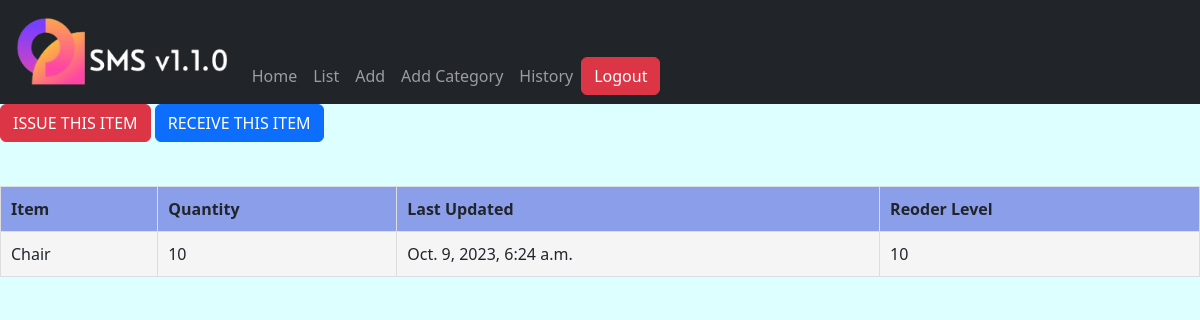
Before: /stock/detail/16/ (signed in) with the older database file.
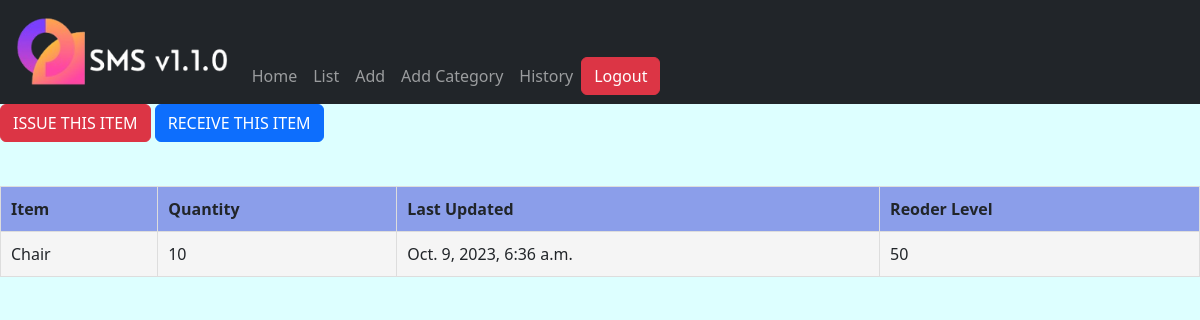
After: the same page with the newer database file.
### stockmgt/models.py (models this page shows, shortened)
class Stock(models.Model):
    category = models.ForeignKey(Category, on_delete=models.CASCADE, blank=True, null=True)
    item_name = models.CharField(max_length=50, blank=True, null=True)
    quantity = models.IntegerField(default='0', blank=True, null=True)
    receive_quantity = models.IntegerField(default='0', blank=True, null=True)
    receive_by = models.CharField(max_length=50, blank=True, null=True)
    issue_quantity = models.IntegerField(default='0', blank=True, null=True)
    issue_by = models.CharField(max_length=50, blank=True, null=True)
    issue_to = models.CharField(max_length=50, blank=True, null=True)
    phone_number = models.CharField(max_length=50, blank=True, null=True)
    created_by = models.CharField(max_length=50, blank=True, null=True)
    reorder_level = models.IntegerField(default='0', blank=True, null=True)
    timestamp = models.DateTimeField(auto_now_add=True, auto_now=False)
    last_updated = models.DateTimeField(auto_now_add=False, auto_now=True)
    export_to_CSV = models.BooleanField(default=False)

### stockmgt/views.py (the view)
# urls.py: path('detail/<str:id>/', stock_detail, name="detail"),
@login_required(login_url=('/accounts/login'))
def stock_detail(request, id):
    queryset = Stock.objects.get(id=id)
    context={
        'queryset': queryset,
    }
    return render(request, 'stock/detail.html', context)

### stockmgt/templates/stock/detail.html
{% extends 'base.html' %}
{% load bootstrap5 %}
{% block content %}
        <a href='{% url "stock:issue" id=queryset.id%}'><div class='btn btn-danger'>ISSUE THIS ITEM</div></a>
        <a href='{% url "stock:receive" id=queryset.id%}'><div class='btn btn-primary'>RECEIVE THIS ITEM</div></a>
        <br><br>
        <div>
          <table>
                  <tr>
                    <th>Item</th>
                    <th>Quantity</th>
                    <th>Last Updated</th>
                    <th>Reoder Level</th>
                  </tr>
                  <tr>
                    <td>{{queryset.item_name}}</td>
                    <td>{{queryset.quantity}}</td>
                    <td>{{queryset.last_updated}}</td>
                    <td>{{queryset.reorder_level}}</td>
                  </tr>
          </table>
        </div>
{% endblock %}

Changed rows visible on the page:
changed Stock "Chair": last_updated "Oct. 9, 2023, 6:24 a.m." → "Oct. 9, 2023, 6:36 a.m."; reorder_level "10" → "50"
